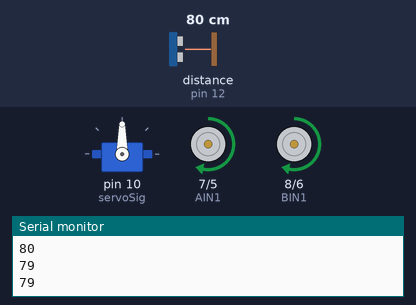
The sketch below on a simulated Arduino Uno, built with avr-gcc and run on an emulated ATmega328P. On the bench: servo, direction and speed pins drawn as motors (green arrow = direction pin HIGH = forward, orange = LOW = backward, longer = more drive), the last lines printed to the serial monitor. Wiring (inferred from the names in the program): ultrasonic range finder: trigger pin 13; echo pin 12. The test bench sets the inputs (shaded band); at power-on: distance to the obstacle (sensor on pin 12) 80 cm. The echo pulse lasts 58.3 µs per cm.

Above: at 1.8 s.
1.9 s: distance to the obstacle (sensor on pin 12) set to 2 cm
At 3.5 s:
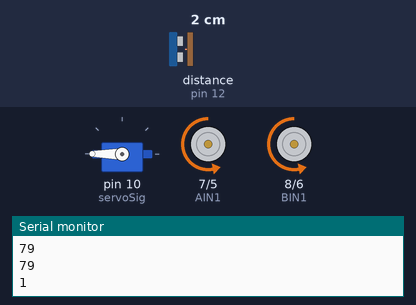
5.0 s: distance to the obstacle (sensor on pin 12) set to 120 cm
At 5.9 s:
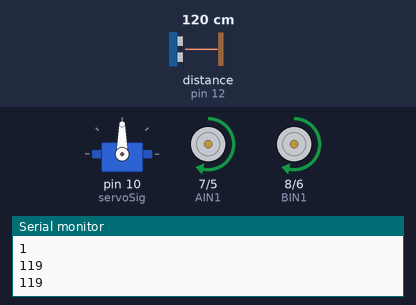
6.6 s: distance to the obstacle (sensor on pin 12) set to 4 cm
At 9.2 s:
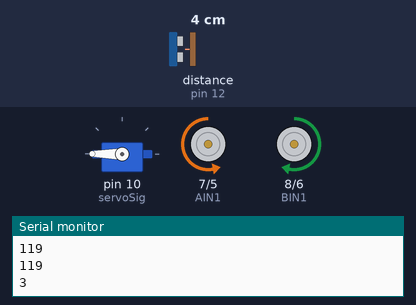
9.7 s: distance to the obstacle (sensor on pin 12) set to 250 cm
At 11.3 s:
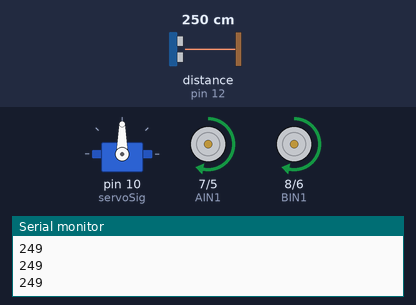
Timing chart, 0 to 12.3 s (numbered marks = the images above; inputs shaded):
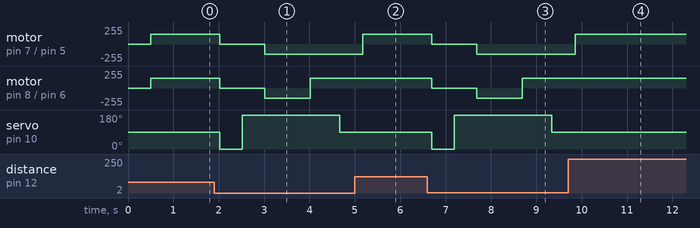

The sketch:

LIaCollisonDraft5.ino
```cpp
#include <Servo.h>

Servo myservo;
int PWMA = 5;
int AIN1 = 7; // Direction motor B
int BIN1 = 8; // Direction motor A
int PWMB = 6;
int STBY = 3;

int MINspeed = 50;
int SPEED1 = 100;
int SPEED2 = 150;
int SPEED3 = 200;

int MAXspeed = 255;

int oneEighty = 648; // amount of milliseconds to go 180 degrees when going right

int maxDis = 60;

#define trigPin 13
#define echoPin 12
int servoSig = 10;

void forward(int speed) {
  stop(); // Stop the car before moving the servo
  digitalWrite(STBY, 1);

  // motor A
  pinMode(PWMA, OUTPUT);
  analogWrite(PWMA, speed);
  pinMode(AIN1, OUTPUT);
  digitalWrite(AIN1, 1);

  // Motor B
  pinMode(PWMB, OUTPUT);
  analogWrite(PWMB, speed);
  pinMode(BIN1, OUTPUT);
  digitalWrite(BIN1, 1);
}

void left(int speed) {
  stop(); // Stop the car before moving the servo
  digitalWrite(STBY, 1);

  // motor A
  pinMode(PWMA, OUTPUT);
  analogWrite(PWMA, speed);
  pinMode(AIN1, OUTPUT);
  digitalWrite(AIN1, 1);

  // Motor B
  pinMode(PWMB, OUTPUT);
  analogWrite(PWMB, speed);
  pinMode(BIN1, OUTPUT);
  digitalWrite(BIN1, 0);
}

void right(int speed) {
  stop(); // Stop the car before moving the servo
  digitalWrite(STBY, 1);

  // motor A
  pinMode(PWMA, OUTPUT);
  analogWrite(PWMA, speed);
  pinMode(AIN1, OUTPUT);
  digitalWrite(AIN1, 0);

  // Motor B
  pinMode(PWMB, OUTPUT);
  analogWrite(PWMB, speed);
  pinMode(BIN1, OUTPUT);
  digitalWrite(BIN1, 1);
}

void backward(int speed) {
  stop(); // Stop the car before moving the servo
  digitalWrite(STBY, 1);

  // motor A
  pinMode(PWMA, OUTPUT);
  analogWrite(PWMA, speed);
  pinMode(AIN1, OUTPUT);
  digitalWrite(AIN1, 0);

  // Motor B
  pinMode(PWMB, OUTPUT);
  analogWrite(PWMB, speed);
  pinMode(BIN1, OUTPUT);
  digitalWrite(BIN1, 0);
}

void stop() {
  digitalWrite(STBY, 1);

  // motor A
  pinMode(PWMA, OUTPUT);
  analogWrite(PWMA, 0);
  pinMode(AIN1, OUTPUT);
  digitalWrite(AIN1, 1);

  // Motor B
  pinMode(PWMB, OUTPUT);
  analogWrite(PWMB, 0);
  pinMode(BIN1, OUTPUT);
  digitalWrite(BIN1, 1);
}

void servoMiddle() { myservo.write(90); }

void servoRight() {
  stop(); // Stop the car before moving the servo
  myservo.write(0);
}

void servoLeft() {
  stop(); // Stop the car before moving the servo
  myservo.write(180);
}

int Distance_test() {
  digitalWrite(trigPin, LOW);
  delayMicroseconds(2);
  digitalWrite(trigPin, HIGH);
  delayMicroseconds(10);
  digitalWrite(trigPin, LOW);
  float duration = pulseIn(echoPin, HIGH);
  float distance = (duration / 2) * 0.0343;
  return (int)distance;
}

void setup() {
  myservo.attach(servoSig);
  Serial.begin(9600);
  pinMode(trigPin, OUTPUT);
  pinMode(echoPin, INPUT);
}

void loop() {
  servoMiddle(); // Start with the servo in the middle position
  delay(500);    // Wait for the servo to settle

  int middleDistance = Distance_test();
  int rightDistance, leftDistance;

  Serial.println(middleDistance);

  if (middleDistance <= maxDis) {
    // Obstacle detected in the middle, turn servo to the right
    servoRight();
    delay(500); // Wait for the servo to move
    rightDistance = Distance_test();

    if (rightDistance <= maxDis) {
      // Obstacle still detected to the right, turn servo to the left
      servoLeft();
      delay(500); // Wait for the servo to move
      leftDistance = Distance_test();

      if (leftDistance <= maxDis) {
        // Obstacle still detected to the left, move backward for two seconds
        backward(SPEED2);
        delay(1000);
        right(SPEED1);
        delay(oneEighty);
      } else {
        // No obstacle to the left, move the car to the left
        left(SPEED2);
        return;
      }
    } else {
      // No obstacle to the right, move the car to the right
      right(SPEED2);
      return;
    }
  } else {
    // No obstacle in the middle, move the car forward at SPEED2
    forward(SPEED2);
    return;
  }
}
```

Measured:
- after the input at 1.9 s, motor on pin 7 (AIN1) / pin 5 (PWMA): forward 150/255 → stopped after 0.12 s, → backward 150/255 1.0 s later; motor on pin 8 (BIN1) / pin 6 (PWMB): forward 150/255 → stopped after 0.12 s, → backward 150/255 1.0 s later, → forward 150/255 1.0 s later
- after the input at 5.0 s, motor on pin 8 (BIN1) / pin 6 (PWMB): stays forward 150/255 (without the input it goes to stopped after 0.17 s); servo on pin 10 (servoSig): stays 90° (without the input it goes to 0° after 0.17 s)
- after the input at 6.6 s, motor on pin 7 (AIN1) / pin 5 (PWMA): forward 150/255 → stopped after 0.09 s, → backward 150/255 1.0 s later; motor on pin 8 (BIN1) / pin 6 (PWMB): forward 150/255 → stopped after 0.09 s, → backward 150/255 1.0 s later, → forward 150/255 1.0 s later
- after the input at 9.7 s, motor on pin 8 (BIN1) / pin 6 (PWMB): stays forward 150/255 (without the input it goes to stopped after 0.14 s); servo on pin 10 (servoSig): stays 90° (without the input it goes to 0° after 0.14 s)
